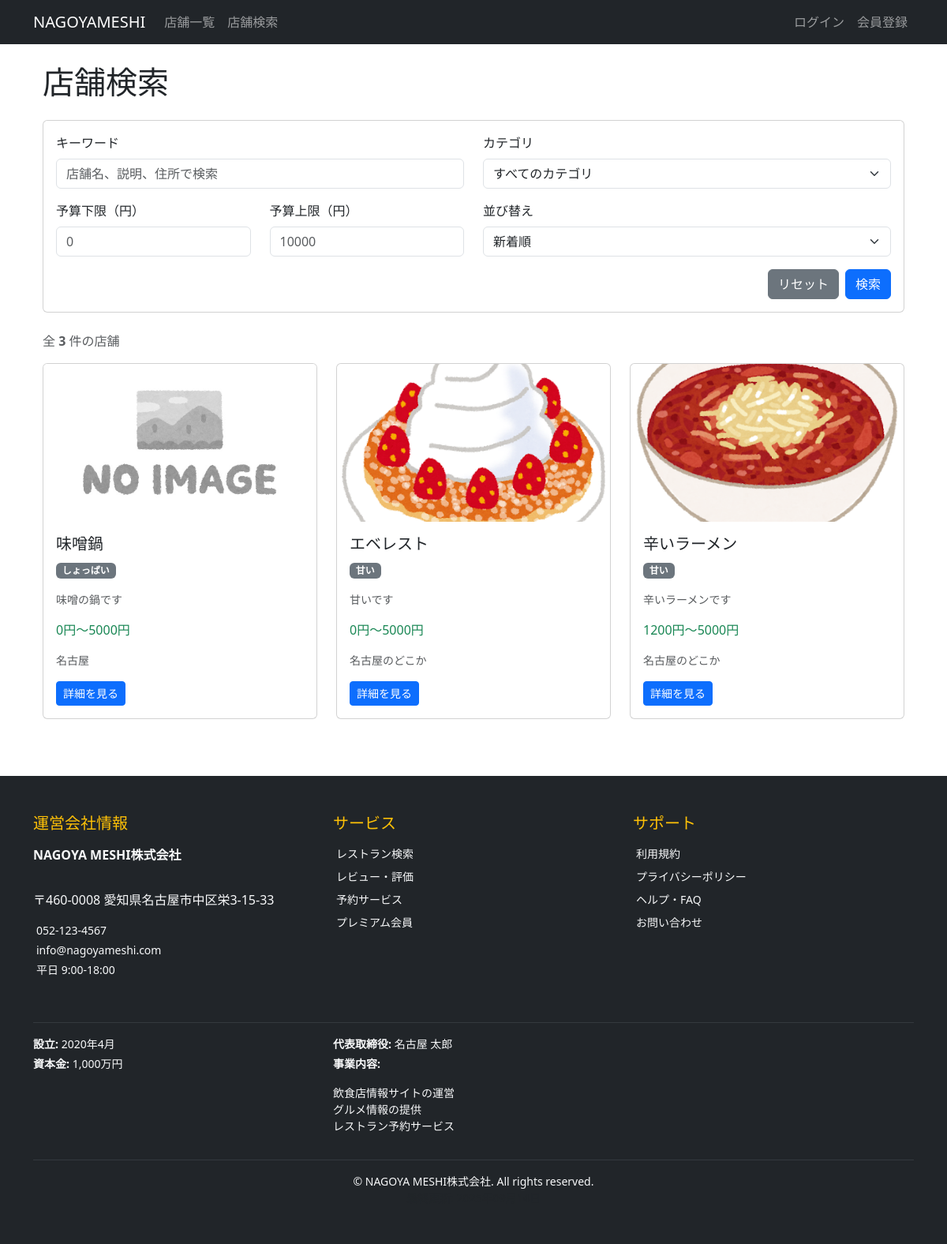
/search/, run on an earlier commit of the app's database.
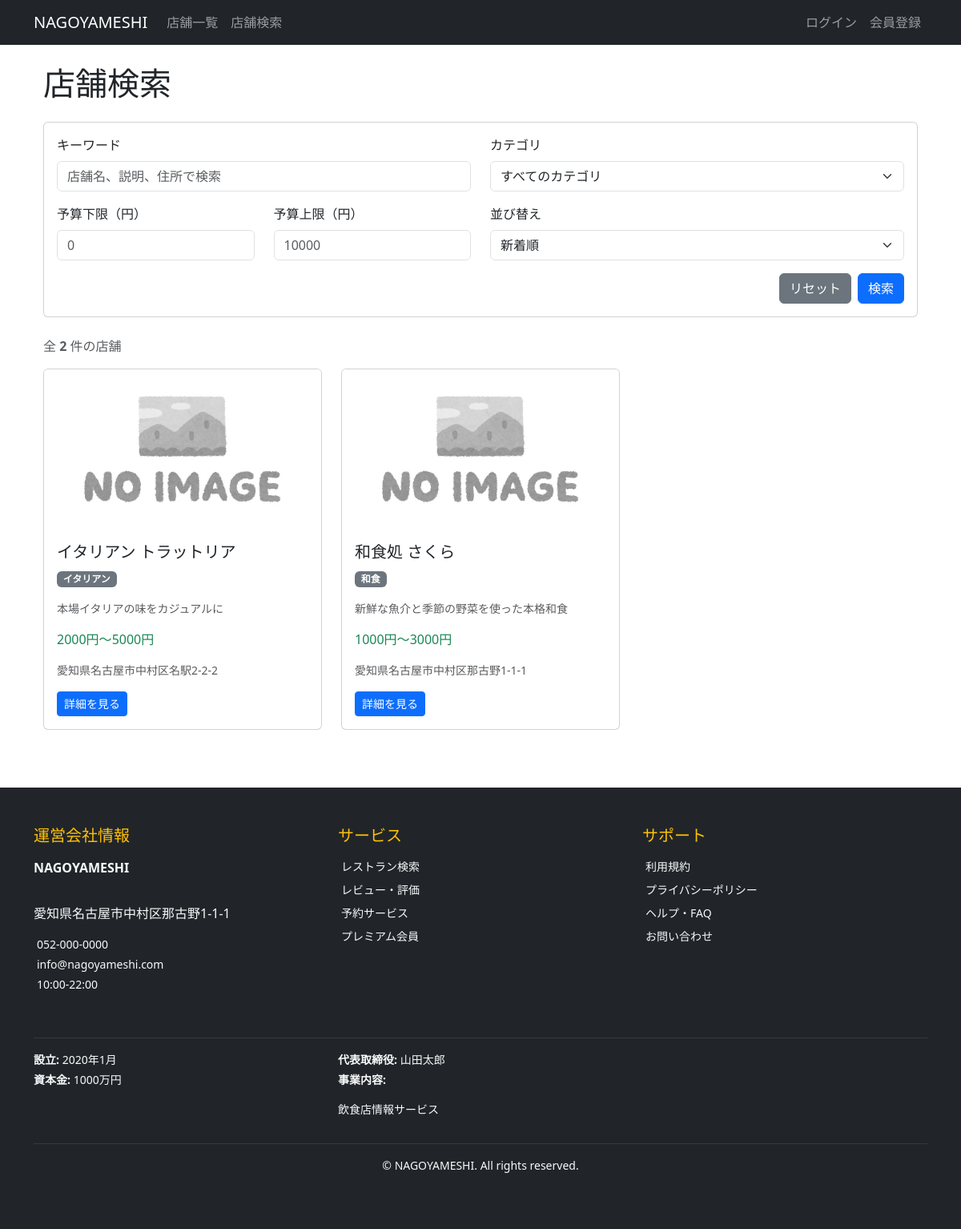
And on a later commit of the database.
### restaurants/models.py (models this page shows, shortened)
class Restaurant(models.Model):
    name = models.CharField('店舗名', max_length=100)
    description = models.TextField('説明', blank=True)
    category = models.ForeignKey(Category, verbose_name='カテゴリ', on_delete=models.PROTECT)
    postal_code = models.CharField('郵便番号', max_length=8, blank=True)
    address = models.TextField('住所')
    phone_number = models.CharField('電話番号', max_length=15, blank=True)
    opening_hours = models.CharField('営業時間', max_length=100, blank=True)
    closed_days = models.CharField('定休日', max_length=100, blank=True)
    budget_min = models.PositiveIntegerField(
        '予算下限',
        validators=[MinValueValidator(0)],
        default=0,
        help_text='最低予算（円）'
    )
    budget_max = models.PositiveIntegerField(
        '予算上限',
        validators=[MinValueValidator(0)],
        default=5000,
        help_text='最高予算（円）'
    )
    image = models.ImageField('メイン画像', upload_to='restaurants/', blank=True, null=True)
    is_active = models.BooleanField('公開中', default=True)
    created_at = models.DateTimeField('作成日時', auto_now_add=True)
    updated_at = models.DateTimeField('更新日時', auto_now=True)
    class Meta:
        verbose_name = '店舗'
        verbose_name_plural = '店舗'
        ordering = ['-created_at']

### categories/models.py (models this page shows, shortened)
class Category(models.Model):
    name = models.CharField('カテゴリ名', max_length=50, unique=True)
    description = models.TextField('説明', blank=True)
    created_at = models.DateTimeField('作成日時', auto_now_add=True)
    updated_at = models.DateTimeField('更新日時', auto_now=True)
    class Meta:
        verbose_name = 'カテゴリ'
        verbose_name_plural = 'カテゴリ'
        ordering = ['name']

### admin_panel/models.py (models this page shows, shortened)
class CompanyInfo(models.Model):
    company_name = models.CharField('会社名', max_length=100, default='NAGOYA MESHI株式会社')
    address = models.TextField('住所', default='〒460-0008 愛知県名古屋市中区栄3-15-33')
    phone = models.CharField('電話番号', max_length=20, default='052-123-4567')
    email = models.EmailField('メールアドレス', default='info@nagoyameshi.com')
    business_hours = models.CharField('営業時間', max_length=50, default='平日 9:00-18:00')
    established = models.CharField('設立', max_length=20, default='2020年4月')
    capital = models.CharField('資本金', max_length=30, default='1,000万円')
    representative = models.CharField('代表取締役', max_length=50, default='名古屋 太郎')
    business_content = models.TextField('事業内容', default='飲食店情報サイトの運営\nグルメ情報の提供\nレストラン予約サービス')
    updated_at = models.DateTimeField('更新日時', auto_now=True)
    class Meta:
        verbose_name = '運営会社情報'
        verbose_name_plural = '運営会社情報'
    @classmethod
    def get_instance(cls):
        obj, created = cls.objects.get_or_create(pk=1)
        return obj

### restaurants/views.py (the view)
# urls.py: path('search/', views.search, name='search'),
def search(request):
    from categories.models import Category
    from django.db.models import Q
    keyword = request.GET.get('keyword', '').strip()
    category_id = request.GET.get('category', '')
    budget_min = request.GET.get('budget_min', '')
    budget_max = request.GET.get('budget_max', '')
    sort_by = request.GET.get('sort', 'created_at')
    restaurants = Restaurant.objects.filter(is_active=True).select_related('category')
    if keyword:
        restaurants = restaurants.filter(
            Q(name__icontains=keyword) |
            Q(description__icontains=keyword) |
            Q(address__icontains=keyword)
        )
    if category_id:
        restaurants = restaurants.filter(category_id=category_id)
    try:
        if budget_min:
            restaurants = restaurants.filter(budget_max__gte=int(budget_min))
        if budget_max:
            restaurants = restaurants.filter(budget_min__lte=int(budget_max))
    except ValueError:
        pass
    if sort_by == 'name':
        restaurants = restaurants.order_by('name')
    elif sort_by == 'budget_min':
        restaurants = restaurants.order_by('budget_min')
    elif sort_by == 'budget_max':
        restaurants = restaurants.order_by('-budget_max')
    else:  # created_at
        restaurants = restaurants.order_by('-created_at')
    paginator = Paginator(restaurants, 9)  # 1ページ9件
    page_number = request.GET.get('page')
    page_obj = paginator.get_page(page_number)
    categories = Category.objects.all().order_by('name')
    context = {
        'page_title': '店舗検索',
        'categories': categories,
        'page_obj': page_obj,
        'keyword': keyword,
        'selected_category': category_id,
        'budget_min': budget_min,
        'budget_max': budget_max,
        'sort_by': sort_by,
        'result_count': restaurants.count(),
    }
    return render(request, 'restaurants/search.html', context)

### admin_panel/context_processors.py (called while the page is built)
def company_info(request):
    return {
        'company_info': CompanyInfo.get_instance()
    }

### restaurants/templates/restaurants/search.html (shortened to what the changed rows need)
{% extends 'base.html' %}
{% load static %}
{% block content %}
<div class="container mt-4">
    <h1 class="mb-4"> 店舗検索</h1>
    <div class="mb-3">
        <p class="text-muted">
            {% if keyword or selected_category or budget_min or budget_max %}
                検索結果: <strong>{{ result_count }}</strong> 件
            {% else %}
                全 <strong>{{ result_count }}</strong> 件の店舗
            {% endif %}
        </p>
    </div>
    {% if page_obj %}
        <div class="row">
            {% for restaurant in page_obj %}
                <div class="col-md-4 mb-4">
                    <div class="card h-100">
                        {% if restaurant.image %}
                            <img src="{{ restaurant.image.url }}" alt="{{ restaurant.name }}"
                                 class="card-img-top" style="height: 200px; object-fit: cover;">
                        {% else %}
                            <img src="{% static 'images/no_image_yoko.jpg' %}" alt="No Image"
                                 class="card-img-top" style="height: 200px; object-fit: cover;">
                        {% endif %}
                        <div class="card-body">
                            <h5 class="card-title">{{ restaurant.name }}</h5>
                            <p class="card-text">
                                <span class="badge bg-secondary">{{ restaurant.category.name }}</span>
                            </p>
                            {% if restaurant.description %}
                                <p class="card-text text-muted small">
                                    {{ restaurant.description|truncatechars:80 }}
                                </p>
                            {% endif %}
                            <p class="text-success">
                                {{ restaurant.budget_min|default:0 }}円〜{{ restaurant.budget_max|default:5000 }}円
                            </p>
                            <p class="text-muted small">
                                {{ restaurant.address|truncatechars:30 }}
                            </p>
                            <a href="{% url 'restaurants:detail' restaurant.id %}" class="btn btn-primary btn-sm">
                                 詳細を見る
                            </a>
                        </div>
                    </div>
                </div>
            {% endfor %}
        </div>
    {% else %}
        <div class="alert alert-info text-center">
            <i class="fas fa-store"></i> 登録されている店舗がありません。
        </div>
    {% endif %}
</div>
{% endblock %}

### templates/base.html (shortened to what the changed rows need)
<!DOCTYPE html>
<html lang="ja">
<head>
    <link href="https://cdn.jsdelivr.net/npm/bootstrap@5.3.0/dist/css/bootstrap.min.css" rel="stylesheet">
</head>
<body>
    <main class="container mt-4">
        {% block content %}
        {% endblock %}
    </main>
    <footer class="bg-dark text-light mt-5">
        <div class="container py-5">
            <div class="row">
                <div class="col-lg-4 mb-4">
                    <h5 class="text-warning mb-3">
                         運営会社情報
                    </h5>
                    <p class="mb-2"><strong>{{ company_info.company_name }}</strong></p>
                    <p class="small mb-1">
                        {{ company_info.address|linebreaks }}
                    </p>
                    <p class="small mb-1">
                        {{ company_info.phone }}
                    </p>
                    <p class="small mb-1">
                        {{ company_info.email }}
                    </p>
                    <p class="small">
                        {{ company_info.business_hours }}
                    </p>
                </div>
            </div>
            <div class="row">
                <div class="col-md-8">
                    <div class="row small">
                        <div class="col-sm-6">
                            <p class="mb-1">
                                <strong>設立:</strong> {{ company_info.established }}
                            </p>
                            <p class="mb-1">
                                <strong>資本金:</strong> {{ company_info.capital }}
                            </p>
                        </div>
                        <div class="col-sm-6">
                            <p class="mb-1">
                                <strong>代表取締役:</strong> {{ company_info.representative }}
                            </p>
                            <p class="mb-1">
                                <strong>事業内容:</strong>
                            </p>
                            <p class="small text-muted">{{ company_info.business_content|linebreaks }}</p>
                        </div>
                    </div>
                </div>
            </div>
            <div class="text-center">
                <p class="mb-0 small">
                    &copy; {{ "now"|date:"Y" }} {{ company_info.company_name }}. All rights reserved.
                </p>
                <p class="mb-0 small text-muted">
                </p>
            </div>
        </div>
    </footer>
</body>
</html>

What changed in the data, as far as the page shows it:
removed Restaurant: name "味噌鍋", category.name "しょっぱい", description "味噌の鍋です", budget_min "0", budget_max "5000", address "名古屋"
removed Restaurant: image (picture), name "エベレスト", category.name "甘い", description "甘いです", budget_min "0", budget_max "5000", address "名古屋のどこか"
removed Restaurant: image (picture), name "辛いラーメン", category.name "甘い", description "辛いラーメンです", budget_min "1200", budget_max "5000", address "名古屋のどこか"
added Restaurant: name "イタリアン トラットリア", category.name "イタリアン", description "本場イタリアの味をカジュアルに", budget_min "2000", budget_max "5000", address "愛知県名古屋市中村区名駅2-2-2"
added Restaurant: name "和食処 さくら", category.name "和食", description "新鮮な魚介と季節の野菜を使った本格和食", budget_min "1000", budget_max "3000", address "愛知県名古屋市中村区那古野1-1-1"
changed CompanyInfo "info@nagoyameshi.com": company_name "NAGOYA MESHI株式会社" → "NAGOYAMESHI"; address "〒460-0008 愛知県名古屋市中区栄3-15-33" → "愛知県名古屋市中村区那古野1-1-1"; phone "052-123-4567" → "052-000-0000"; business_hours "平日 9:00-18:00" → "10:00-22:00"; established "2020年4月" → "2020年1月"; capital "1,000万円" → "1000万円"; representative "名古屋 太郎" → "山田太郎"; business_content "飲食店情報サイトの運営 グルメ情報の提供 レストラン予約サービス" → "飲食店情報サービス"
Also different on the page:
{{ result_count }}: "3" → "2"
